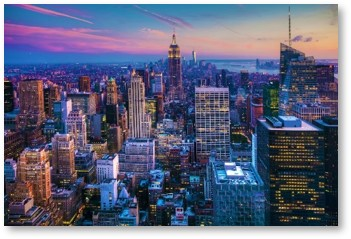
#> input picture Picture1-1.jpg, 351 x 239 px
$ jupyter execute --allow-errors 'Image processing python.ipynb'   (text cells are left out)
#> lines starting #> are read from the running program, lines starting #| are printed output that depends on the picture; after the words box and inside, x2 and y2 are one past the last pixel; in counts of white or black regions, pixels touching at a corner belong together; pictures that were not available may be replaced by others from this repository, and a replacement may not be noted
[cell 1]
import cv2

img=cv2.imread('Picture1-1.jpg',1)#read a image
#> img is the input picture: shape (239, 351, 3); mean B, G, R 126.2, 101.3, 97.2
print(img)
#> (printed output is left out)
cv2.imshow("display",img)
h=cv2.waitKey(0)#when you anykey its store in h,27 is for q
#> (key q is pressed here)
if h==ord('q'):
    cv2.destroyAllWindows()
elif h== ord('s'):
    cv2.imwrite('hcopy.png',img)
    cv2.destroyAllWindows()
print("Image Properties")
print("- Number of Pixels: " + str(img.size))
#| - Number of Pixels: 251667
print("- Shape/Dimensions: " + str(img.shape))
#| - Shape/Dimensions: (239, 351, 3)

[cell 2]
#perform some basic operation on images(arithematic operation)
import cv2
import numpy as np

img=cv2.imread('Picture1-1.jpg',1)
# img2=cv2.imread('ex.jpg',1)
cv2.imshow("img",img)

# print(img)
# print()

print(img.shape)# it return no of coloum and row  and channel in tuple formate
#| (239, 351, 3)
print(img.size)#total no of pixel is accessed
#| 251667
print(img.dtype)#return image data type is obtained
#| uint8

b,g,r=cv2.split(img)
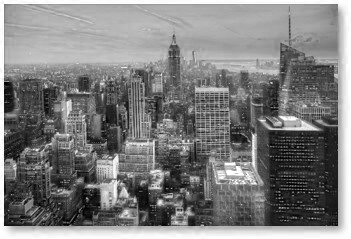
#> b: shape (239, 351); min 0, max 255, mean 126.2
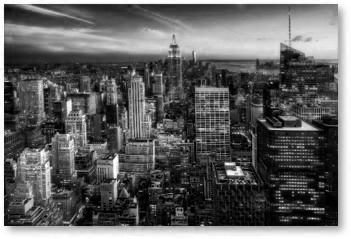
#> r: shape (239, 351); min 0, max 255, mean 97.2
cv2.imshow("blue",b)
cv2.imshow("green",g)
cv2.imshow("red",r)

image_RGB=cv2.merge((r,g,b))
cv2.imshow("image_RGB",image_RGB)

region=img[200:250, 200:250]
print(region)
#> (printed output is left out)

# [14 lines of commented-out code are left out]

cv2.waitKey(0)
cv2.destroyAllWindows()

[cell 3]
3*239*351

[cell 4]
import cv2
#if we want to read viedo from anyfile then give filename as parameter of viedocapture
#for read from camera give the index 0 or some device have -1 also and if we have multiple camera then we use index as 1,2,3 as.
cap= cv2.VideoCapture(0);
#create class for write viedo      fourcc code which is specify for viedo codec ,identify the data formate
# Define the codec and create VideoWriter object

fourcc=cv2.VideoWriter_fourcc(*'XVID')
out = cv2.VideoWriter('output.avi',fourcc,20.0,(640,480))
while(True):
    #for capture
    ret,frame = cap.read()
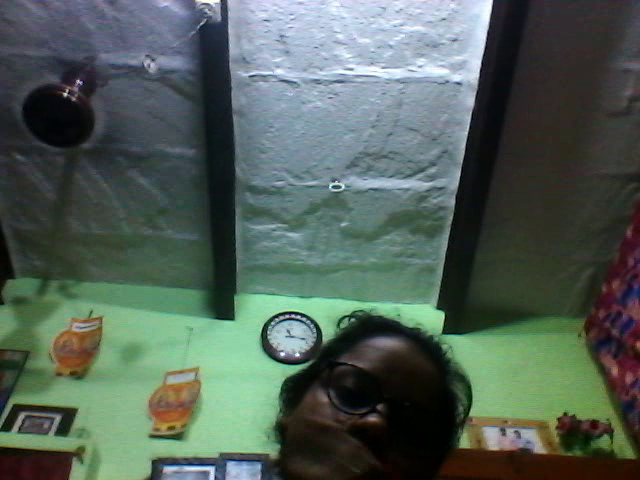
#> input picture frame 12 of output.avi, 640 x 480 px, given in place of the camera
#> frame is the input picture: shape (480, 640, 3); mean B, G, R 87.5, 96.4, 81.6
    #if frame is available then ret is ture otherwise false

    if ret ==True:

        #PROP ID are many to know the property
#         print("width:",cap.get(cv2.CAP_PROP_FRAME_WIDTH),"height:",cap.get(cv2.CAP_PROP_FRAME_HEIGHT))


        # write the flipped frame
        out.write(frame)

        gray=cv2.cvtColor(frame,cv2.COLOR_BGR2GRAY)
        cv2.imshow('frame',gray)

        #IF user press q then quit the window
        #waitkey is that wait whenever user give any input
        if cv2.waitKey(1) == ord('q'):
#> (key q is pressed here)
            break

    else:
        break
# Release everything if job is finished

cap.release()
out.release()

cv2.destroyAllWindows()

[cell 5]
import cv2
import numpy as np

img = cv2.imread('Picture1-1.jpg')

res = cv2.resize(img,None,fx=2, fy=2)
cv2.imshow("befor",img)
cv2.imshow("befo",res)

#OR

height, width = img.shape[:2]
#> height = 239; width = 351
res = cv2.resize(img,(2*width, 2*height))
cv2.imshow("After",res)

h=cv2.waitKey(0)#when you anykey its store in h,27 is for q
#> (key q is pressed here)
if h==ord('q'):
    cv2.destroyAllWindows()

[cell 6]
# import cv2

# flags = [i for i in dir(cv2) if i.startswith('COLOR_')]
# print(flags)

[cell 7]
import cv2

img=cv2.imread('Picture1-1.jpg',1)#read a image
cv2.imshow("original",img)

gray=cv2.cvtColor(img,cv2.COLOR_BGR2GRAY)
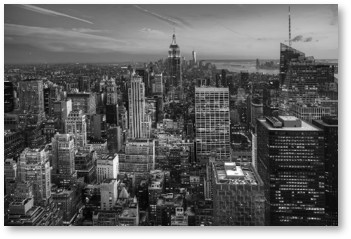
#> gray: shape (239, 351); min 1, max 255, mean 102.9
cv2.imshow("gray",gray)

h=cv2.waitKey(0)#when you anykey its store in h,27 is for q
#> (key q is pressed here)
if h==ord('q'):
    cv2.destroyAllWindows()
elif h== ord('s'):
    cv2.imwrite('hcopy.png',img)
    cv2.destroyAllWindows()
print("Image Properties")
print("- Number of Pixels: " + str(img.size))
#| - Number of Pixels: 251667
print("- Shape/Dimensions: " + str(img.shape))
#| - Shape/Dimensions: (239, 351, 3)
print("- Number of Pixels gray: " + str(gray.size))
#| - Number of Pixels gray: 83889
print("- Shape/Dimensions gray: " + str(gray.shape))
#| - Shape/Dimensions gray: (239, 351)

[cell 8]
import cv2
import numpy as np
from matplotlib import pyplot as plt

img = cv2.imread('image thres.jpg',0)
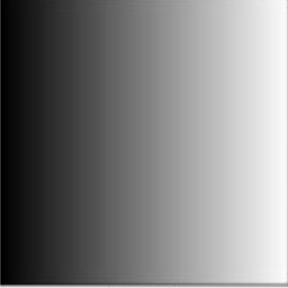
#> input picture image thres.png, 288 x 288 px, given in place of image thres.jpg, which was not available
#> img: shape (288, 288); min 0, max 253, mean 125.9
ret,thresh1 = cv2.threshold(img,127,255,cv2.THRESH_BINARY)
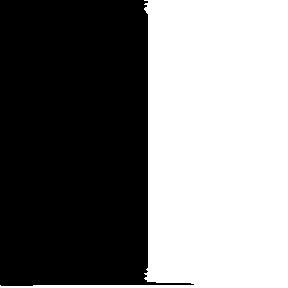
#> thresh1: shape (288, 288); 49.1% white; 1 white region, box (x1, y1, x2, y2) and area: (0, 0, 288, 288) 40693
ret,thresh2 = cv2.threshold(img,127,255,cv2.THRESH_BINARY_INV)
ret,thresh3 = cv2.threshold(img,127,255,cv2.THRESH_TRUNC)
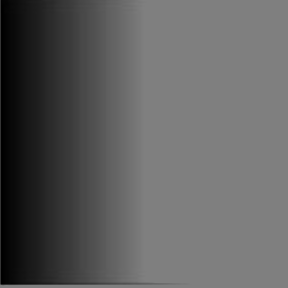
#> thresh3: shape (288, 288); min 0, max 127, mean 94.9
ret,thresh4 = cv2.threshold(img,127,255,cv2.THRESH_TOZERO)
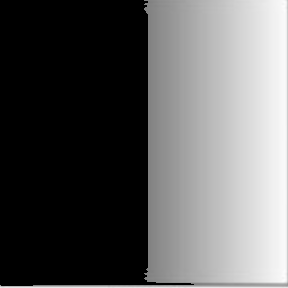
#> thresh4: shape (288, 288); min 0, max 253, mean 93.3
ret,thresh5 = cv2.threshold(img,127,255,cv2.THRESH_TOZERO_INV)
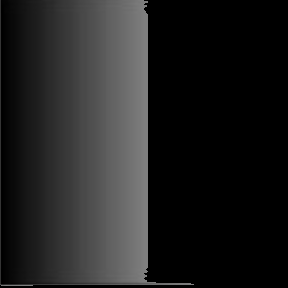
#> thresh5: shape (288, 288); min 0, max 127, mean 32.6

titles = ['Original Image','BINARY','BINARY_INV','TRUNC','TOZERO','TOZERO_INV']
images = [img, thresh1, thresh2, thresh3, thresh4, thresh5]

for i in range(6):
    plt.subplot(2,3,i+1),plt.imshow(images[i],'gray')
    plt.title(titles[i])
    plt.xticks([]),plt.yticks([])

plt.show()

[cell 9]
import cv2
import numpy as np

img1=cv2.imread('image1.png')
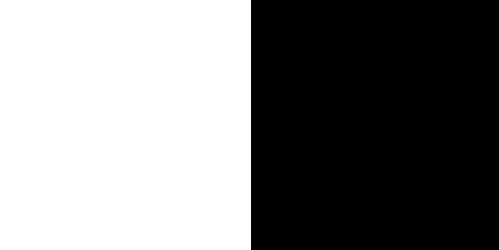
#> input picture image1.png, 499 x 250 px
#> img1 is the input picture: shape (250, 499, 3); 50.3% white; 1 black region, box (x1, y1, x2, y2) and area: (251, 0, 499, 250) 62000
img1=cv2.resize(img1,(500,250))
#> img1: shape (250, 500, 3)

# img1=np.zeros((250,500,3),np.uint8)
# img1=cv2.rectangle(img1,(200,0),(300,100),(255,255,255),-1)
# img2=cv2.imread('Picture1-1.jpg')
img2=cv2.imread('image2.png')

#> (the rest of this cell did not finish here and is left out)
